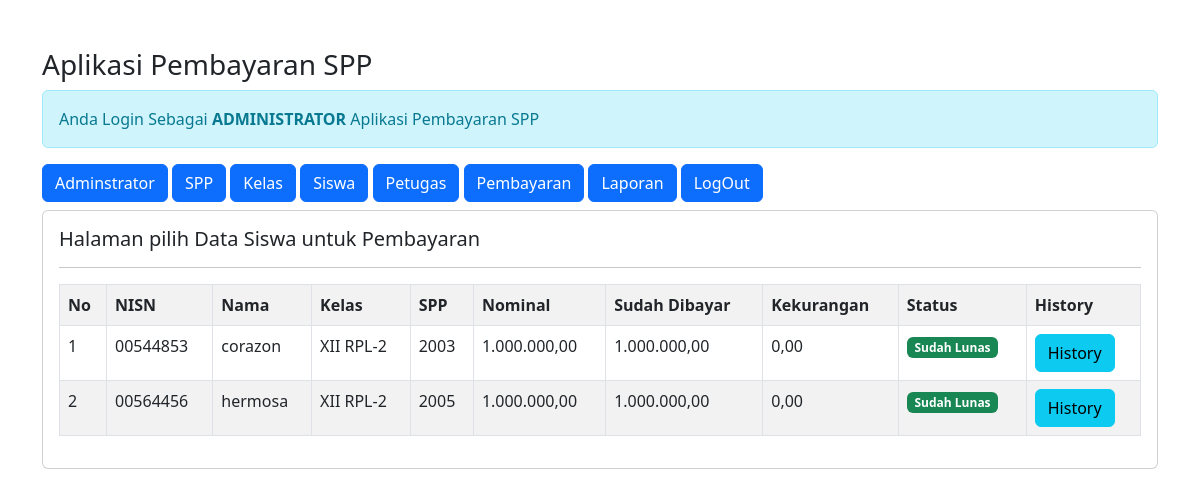
Screenshot of /admin/admin.php?url=pembayaran (signed in) with the database file from the repository.
### tables this page shows
CREATE TABLE `siswa` (
  `nisn` char(10) NOT NULL,
  `nis` char(8) NOT NULL,
  `nama` varchar(35) NOT NULL,
  `id_kelas` int(11) NOT NULL,
  `alamat` text NOT NULL,
  `no_telp` varchar(13) NOT NULL,
  `id_spp` int(11) NOT NULL
);

CREATE TABLE `kelas` (
  `id_kelas` int(11) NOT NULL,
  `nama_kelas` varchar(10) NOT NULL,
  `kompetensi_keahlian` varchar(50) NOT NULL
);

CREATE TABLE `spp` (
  `id_spp` int(11) NOT NULL,
  `tahun` int(11) NOT NULL,
  `nominal` int(11) NOT NULL
);

### admin/pembayaran.php (the view)
<h5>Halaman pilih Data Siswa untuk Pembayaran</h5>
<hr>
<table class="table table-striped table-bordered">
    <tr class="fw-bold">
        <td>No</td>
        <td>NISN</td>
        <td>Nama</td>
        <td>Kelas</td>
        <td>SPP</td>
        <td>Nominal</td>
        <td>Sudah Dibayar</td>
        <td>Kekurangan</td>
        <td>Status</td>
        <td>History</td>
    </tr>
    <?php
    include'../koneksi.php';
    $no = 1;
    $sql = "SELECT*FROM siswa,spp,kelas WHERE siswa.id_kelas=kelas.id_kelas AND siswa.id_spp=spp.id_spp ORDER BY nama ASC";
    $query = mysqli_query($koneksi, $sql);
    foreach($query as $data){
        $data_pembayaran = mysqli_query($koneksi, "SELECT SUM(jumlah_bayar) as jumlah_bayar FROM pembayaran WHERE nisn='$data[nisn]'");
        $data_pembayaran = mysqli_fetch_array($data_pembayaran);
        $sudah_bayar = $data_pembayaran['jumlah_bayar'];
        $kekurangan = $data['nominal']-$data_pembayaran['jumlah_bayar'];
        ?>
    <tr>
        <td><?= $no++; ?></td>
        <td><?= $data['nisn'] ?></td>
        <td><?= $data['nama'] ?></td>
        <td><?= $data['nama_kelas'] ?></td>
        <td><?= $data['tahun'] ?></td>
        <td><?=number_format($data['nominal'],2,',','.'); ?></td>
        <td><?=number_format($sudah_bayar,2,',','.'); ?></td>
        <td><?=number_format($kekurangan,2,',','.'); ?></td>
        <td>
            <?php
            if($kekurangan==0){
                echo"<span class='badge text-bg-success'> Sudah Lunas </span>";
            }else{ ?>
            <a href="?url=tambah-pembayaran&nisn=<?= $data['nisn'] ?>&kekurangan=<?= $kekurangan ?>"
                class="btn btn-danger"> Pilih & Bayar </a>
            <?php }
            ?>
        </td>
        <td>
            <a href="?url=history-pembayaran&nisn=<?= $data['nisn'] ?>" class='btn btn-info'>History</a>
        </td>
    </tr>
    <?php } ?>
</table>

### rows the page displays
siswa: nisn "00544853", nama "corazon", id_kelas.nama_kelas "XII RPL-2", id_spp.tahun "2003", id_spp.nominal "1.000.000,00", sudah_bayar "1.000.000,00", kekurangan "0,00"
siswa: nisn "00564456", nama "hermosa", id_kelas.nama_kelas "XII RPL-2", id_spp.tahun "2005", id_spp.nominal "1.000.000,00", sudah_bayar "1.000.000,00", kekurangan "0,00"
